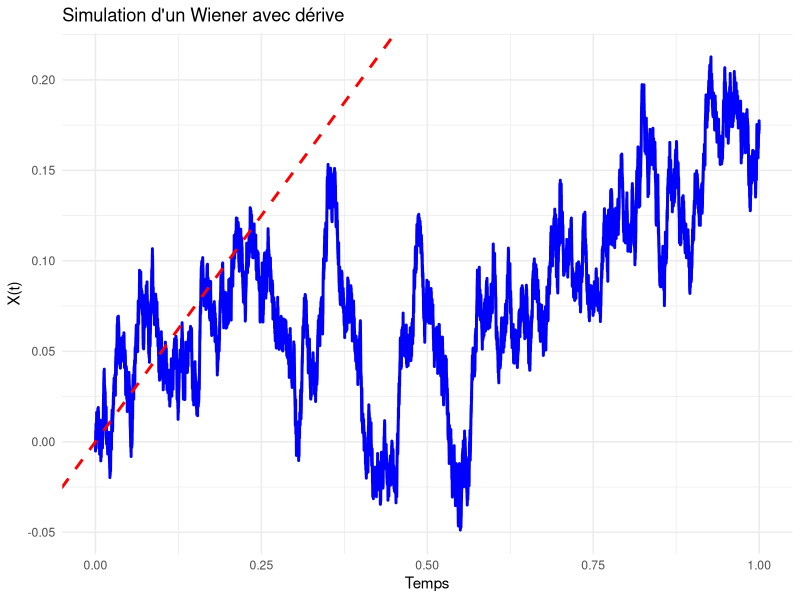
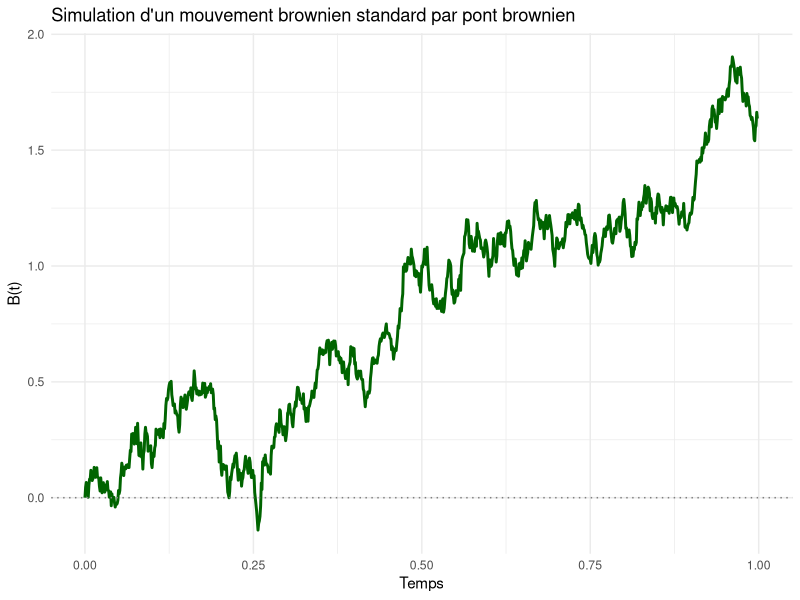
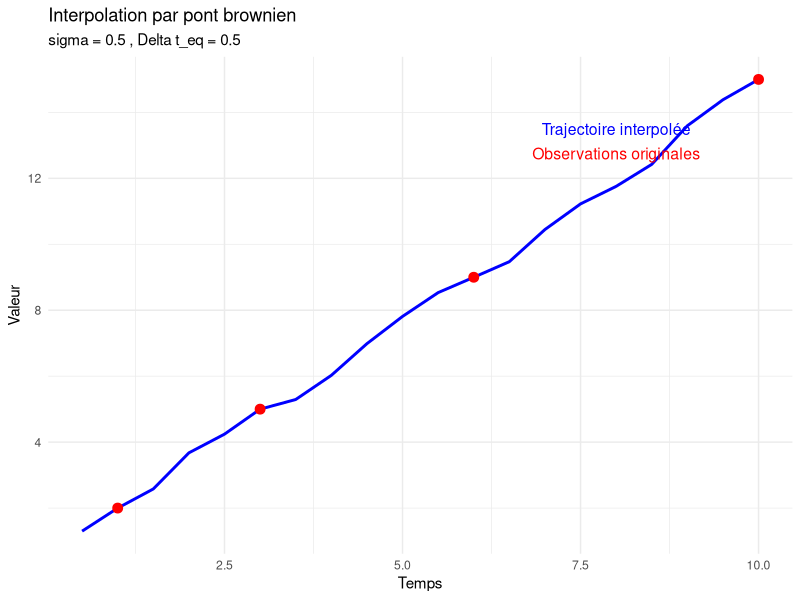

R code for these plots, in order:
Wiener_bridge <- function(T, mu, sigma, N) {
  
  # T : Temps final ([0,T])
  # sigma : Volatilité  
  # mu : Dérive
  # N : Niveau de raffinement (résolution = 2^N intervalles)
  
  n_points <- 2^N + 1
  
  # Grille de temps
  t <- seq(0, T, length.out = n_points)
  
  X <- numeric(n_points)
  
  normals <- rnorm(2^N - 1)
  idx <- 1
  
  # Initialisation
  X[1] <- 0
  X[n_points] <- mu * T + sigma * sqrt(T) * normals[idx]
  idx <- idx + 1
  
  
  known_idx <- c(1, n_points)
  
  
  for (n in 1:N) {
    new_idx <- numeric(length(known_idx) - 1)
    pos <- 1
    
    for (k in 1:(length(known_idx) - 1)) {
      left <- known_idx[k]
      right <- known_idx[k + 1]
      
      mid <- as.integer((left + right) / 2)
      
      delta_t <- t[right] - t[left]
      
      X[mid] <- (X[left] + X[right]) / 2 +
        sigma * sqrt(delta_t) / 2 * normals[idx]
      
      idx <- idx + 1
      new_idx[pos] <- mid
      pos <- pos + 1
    }
    
    known_idx <- sort(c(known_idx, new_idx))
  }
  
  return(list(time = t, X = X))
}
# Application 
library(ggplot2)

# Simulation
result <- Wiener_bridge(T = 1, mu = 0.5, sigma = 0.3, N = 20)

# Graphique
df <- data.frame(temps = result$time, X = result$X)

ggplot(df, aes(x = temps, y = X)) +
  geom_line(color = "blue", size = 1) +
  geom_abline(intercept = 0, slope = 0.5, color = "red", linetype = "dashed", size = 1) +
  labs(title = "Simulation d'un Wiener avec dérive",
       x = "Temps", y = "X(t)") +
  theme_minimal()






# ============================================================================
# SIMULATION D'UN MOUVEMENT BROWNIEN PAR PONT BROWNIEN (ALGORITHM 1.9)
# ============================================================================
# Modèle : B(t) mouvement brownien standard (sans dérive)
# ============================================================================

brownian_bridge_simulation <- function(T, N) {
  # T : Temps final
  # N : Niveau de raffinement (nombre de subdivisions = 2^N)
  # Sortie : liste contenant les temps et les valeurs du brownien
  
  n_points <- 2^N + 1
  
  # Grille de temps
  t <- seq(0, T, length.out = n_points)
  
  # Vecteur des valeurs
  B <- numeric(n_points)
  
  # Génération des variables normales standards (2^N - 1 suffisent)
  normals <- rnorm(2^N - 1)
  idx <- 1
  
  # Step 0
  t[1] <- 0
  t[n_points] <- T
  B[1] <- 0
  B[n_points] <- sqrt(T) * normals[idx]
  idx <- idx + 1
  
  # Liste des indices connus
  known_idx <- c(1, n_points)
  
  # Boucle principale (Step n+1)
  for (n in 1:N) {
    new_idx <- numeric(length(known_idx) - 1)
    pos <- 1
    
    for (k in 1:(length(known_idx) - 1)) {
      left <- known_idx[k]
      right <- known_idx[k + 1]
      
      mid <- as.integer((left + right) / 2)
      
      delta_t <- t[right] - t[left]
      
      # Formule du pont brownien au milieu
      B[mid] <- (B[left] + B[right]) / 2 + sqrt(delta_t) / 2 * normals[idx]
      
      idx <- idx + 1
      new_idx[pos] <- mid
      pos <- pos + 1
    }
    
    known_idx <- sort(c(known_idx, new_idx))
  }
  
  return(list(time = t, B = B))
}

# ============================================================================
# APPLICATION
# ============================================================================

library(ggplot2)

# Simulation d'une trajectoire
result <- brownian_bridge_simulation(T = 1, N = 10)

# Graphique
df <- data.frame(temps = result$time, B = result$B)

ggplot(df, aes(x = temps, y = B)) +
  geom_line(color = "darkgreen", size = 1) +
  geom_hline(yintercept = 0, linetype = "dotted", color = "gray50") +
  labs(title = "Simulation d'un mouvement brownien standard par pont brownien",
       x = "Temps", y = "B(t)") +
  theme_minimal()




wiener_bridge <- function(t_obs, x_obs, sigma, dt_eq) {
  
  
  # Vérifications des entrées
  if (any(diff(t_obs) <= 0)) stop("Les temps doivent être strictement croissants")
  if (sigma <= 0) stop("Le paramètre sigma doit être positif")
  if (dt_eq <= 0) stop("dt_eq doit être positif")
  
  t_full <- c(0, t_obs)
  x_full <- c(0, x_obs)
  
  # Nombre de points à générer
  Np <- floor(max(t_obs) / dt_eq)
  
  t_gen <- numeric(Np)
  x_gen <- numeric(Np)
  
  t_prev <- 0
  x_prev <- 0
  
  for (i in 1:Np) {
    ti <- i * dt_eq
    
    # Trouver l'intervalle contenant ti
    j <- which(t_full >= ti)[1]
    t_sup <- t_full[j]
    x_sup <- x_full[j]
    
    # Déterminer la borne inférieure (corrigé)
    if (j > 1 && t_full[j - 1] > t_prev) {
      t_inf <- t_full[j - 1]
      x_inf <- x_full[j - 1]
    } else {
      t_inf <- t_prev
      x_inf <- x_prev
    }
    
    # Paramètres du pont brownien
    delta_t <- t_sup - t_inf
    mean_cond <- ((t_sup - ti) / delta_t) * x_inf + ((ti - t_inf) / delta_t) * x_sup
    var_cond <- sigma^2 * ((ti - t_inf) * (t_sup - ti)) / delta_t
    
    # Génération de la valeur
    x_new <- mean_cond + sqrt(var_cond) * rnorm(1)
    
    t_gen[i] <- ti
    x_gen[i] <- x_new
    t_prev <- ti
    x_prev <- x_new
  }
  
  return(data.frame(time = t_gen, value = x_gen))
}


# Exemple d'utilisation
# ============================================================================
# VISUALISATION : TRAJECTOIRE INTERPOLÉE + OBSERVATIONS ORIGINALES
# ============================================================================

library(ggplot2)

# Exemple de données
t_obs <- c(1, 3, 6, 10)
x_obs <- c(2, 5, 9, 15)
sigma <- 0.5
dt_eq <- 0.5

# Génération de la trajectoire interpolée
resultat <- wiener_bridge(t_obs, x_obs, sigma, dt_eq)


ggplot() +
  # Trajectoire interpolée (pont brownien)
  geom_line(data = resultat, aes(x = time, y = value), 
            color = "blue", size = 1) +
  # Points des observations originales
  geom_point(data = data.frame(t_obs, x_obs), 
             aes(x = t_obs, y = x_obs), 
             color = "red", size = 3) +
  # Étiquettes
  labs(title = "Interpolation par pont brownien",
       subtitle = paste("sigma =", sigma, ", Delta t_eq =", dt_eq),
       x = "Temps", y = "Valeur") +
  theme_minimal() +
  # Ajouter une légende manuelle
  annotate("text", x = max(t_obs) * 0.8, y = max(x_obs) * 0.9, 
           label = "Trajectoire interpolée", color = "blue", size = 4) +
  annotate("text", x = max(t_obs) * 0.8, y = max(x_obs) * 0.85, 
           label = "Observations originales", color = "red", size = 4)
